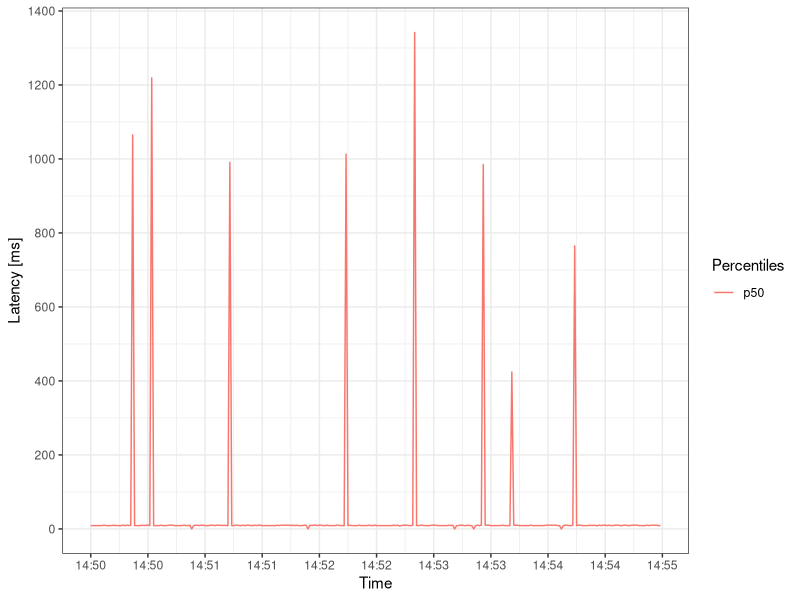

Source code (R):
library("ggplot2")
library("scales")

png(filename="latency.png", width=1280, height=1024)

dat = read.csv("dataintensivevm.csv")
dat$time = as.POSIXct(dat$time, format = "%Y-%m-%dT%H:%M:%SZ")

ggplot(data=dat, aes(time)) +
theme_bw() +
scale_x_datetime(labels = date_format("%H:%M"), breaks = pretty_breaks(n=10)) +
scale_y_continuous(breaks=pretty_breaks(n=10)) +
labs(x = "Time", y = "Latency [ms]", colour = "Percentiles") +
geom_line(aes(y = p50, color = "p50"))


